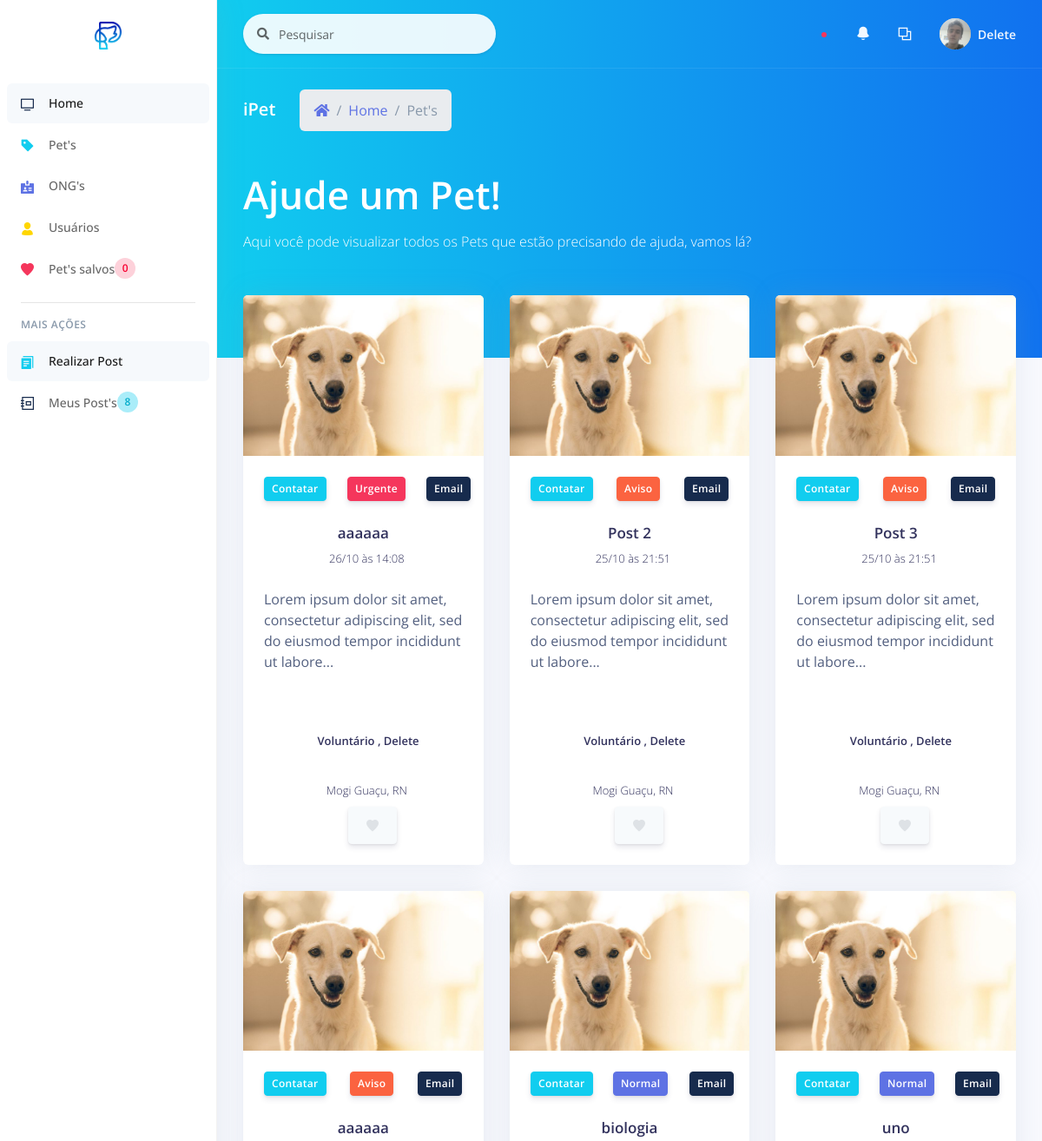
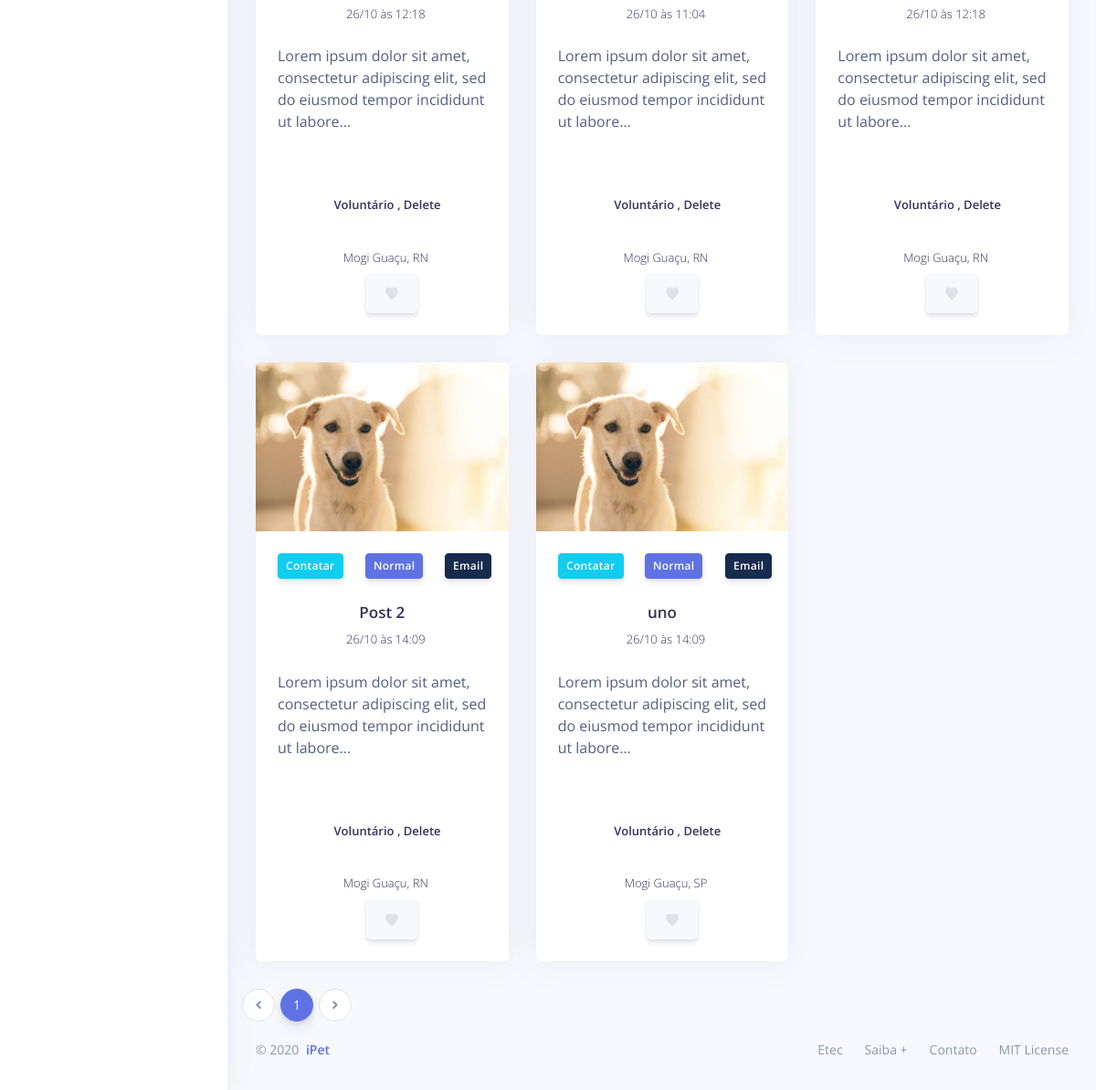
The app's page /_site/_user/list/list_pets.php (signed in), older data (2 pictures, top to bottom).
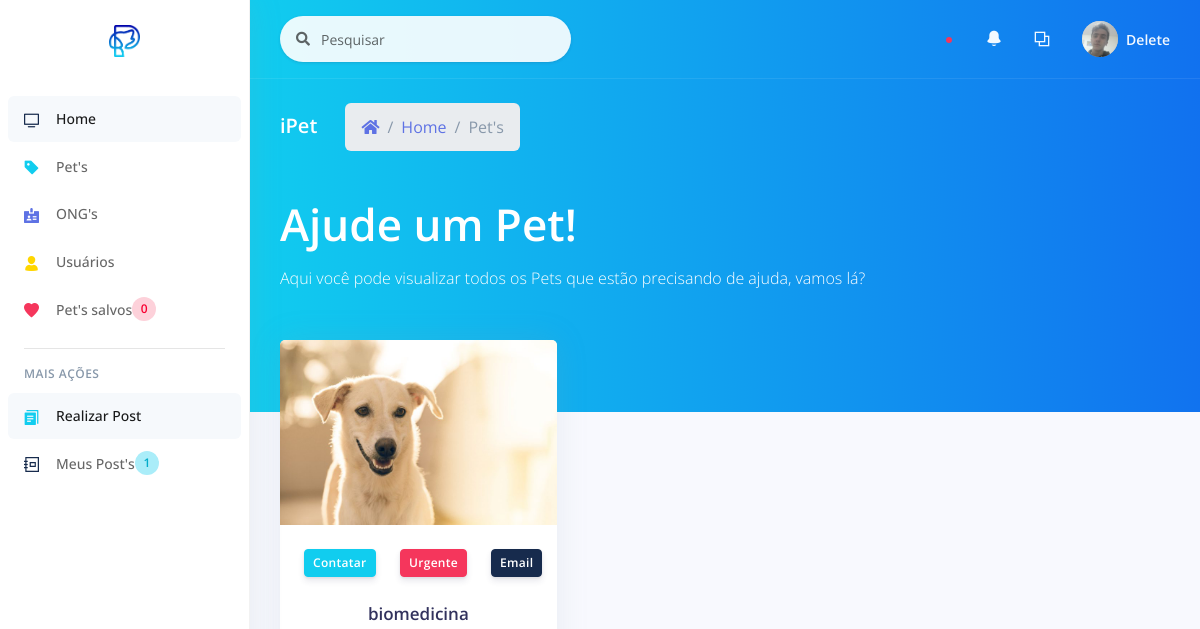
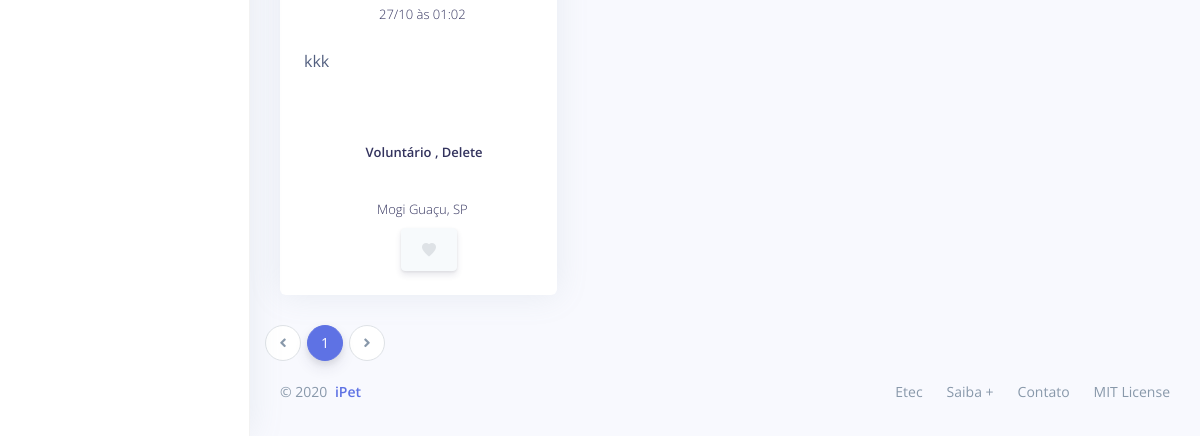
The same page, newer data (2 pictures, top to bottom).
### tables this page shows
CREATE TABLE `post` (
  `id_post` int(11) NOT NULL,
  `id_author` varchar(11) NOT NULL,
  `cpf_author` varchar(20) NOT NULL,
  `ranking_author` int(11) NOT NULL,
  `author` varchar(100) NOT NULL,
  `city_author` varchar(100) NOT NULL,
  `uf` varchar(2) NOT NULL,
  `title` varchar(100) NOT NULL,
  `text` text NOT NULL,
  `telephone` varchar(30) NOT NULL,
  `email` varchar(100) NOT NULL,
  `instagram` varchar(100) DEFAULT NULL,
  `type` int(11) NOT NULL,
  `created_at` varchar(20) NOT NULL,
  `image` varchar(100) NOT NULL,
  `image_author` varchar(100) NOT NULL
);

### _site/_user/list/list_pets.php (the view, shortened to what the changed rows need)
<?php
include_once('../../controller/connect.php');
?>
<!DOCTYPE html>
<html>
<head>
  <?php
    include_once "../../assets/components/styles.php";
  ?>
</head>
<body>
  <?php
    include_once "../components/sidenav.php";
  ?>
  <div class="main-content" id="panel">
    <div class="header bg-gradient-info pb-6">
      <div class="container-fluid">
        <div class="header-body">
          <div class="row">
            <div class="col">
            <h1 class="display-2 text-white">Ajude um Pet!</h1>
            </div>
          </div>
        </div>
      </div>
    </div>
    <div class="container-fluid mt--6">
                <?php
                  $num_page_itens = 9;
                  $page = (isset($_GET['page']))? $_GET['page'] : 1;
                  $sql_num_post = "SELECT * FROM post";
                  $res_num_post = mysqli_query($con, $sql_num_post);
                  $init = ($num_page_itens*$page)-$num_page_itens;
                  $sql_post = "SELECT * FROM post ORDER BY type DESC LIMIT $init, $num_page_itens";
                  $res_post = mysqli_query($con, $sql_post);
                  $array_post = mysqli_fetch_assoc($res_post);
                  $quanty_posts = mysqli_num_rows($res_num_post);
                  $num_pages = ceil($quanty_posts/$num_page_itens);
                ?>
      <div class="row">
      <?php
        if($quanty_posts):
        do{
      ?>
        <div class="col-xl-4 order-xl-2">
          <div class="card card-profile">
            <img src="<?= PUBLICO . 'img/posts/' . $array_post['image']; ?>" alt="Imagem de perfil" class="card-img-top">
            <div class="card-header text-center border-0 pt-8 pt-md-4 pb-0 pb-md-4">
              <div class="d-flex justify-content-between">
                <button type="button" data-toggle="modal" class="btn btn-sm btn-info  mr-4" data-target="#modalContatar<?= $array_post['id_post']; ?>">Contatar</button>
                <button type="button" data-toggle="modal" class="btn btn-sm btn-<?php
                  if($array_post['type'] == 3){
                    echo "danger";
                  } elseif ($array_post['type'] == 2) {
                    echo "warning";
                  } else{
                    echo "primary";
                  }
                ?>  mr-4" data-target="<?php
                if($array_post['type'] == 3){
                  echo "#modal-notification-danger" . $array_post['id_post'];
                } elseif ($array_post['type'] == 2) {
                  echo "#modal-notification-warning" . $array_post['id_post'];
                } else{
                  echo "#modal-notification-primary" . $array_post['id_post'];
                }
              ?>
                ">
                <?php
                  if($array_post['type'] == 3){
                    echo "Urgente";
                  } elseif ($array_post['type'] == 2) {
                    echo "Aviso";
                  } else{
                    echo "Normal";
                  }
                ?>
                </button>
                <button type="button" data-toggle="modal" class="btn btn-sm btn-default float-right" data-target="#modalEmail<?= $array_post['id_post']; ?>">Email</button>
              </div>
            </div>
            <div class="card-body pt-0">
              <div class="text-center">
                <h5 class="h3">
                  <?= $array_post['title']; ?>
                </h5>
                <div class="h5 font-weight-300">
                <?php
                $date = date_create($array_post['created_at']);
                ?>
                  <i class="ni location_pin mr-2"></i><?= date_format($date, 'd/m') . " às " . date_format($date, 'H:i') ?>
                </div>
              </div>
              <div class="row">
                <div class="col">
                  <div class="card-profile-stats d-flex">
                  <?php
                  $string = strip_tags($array_post['text']);
                  if (strlen($string) > 100) {
                      $stringCut = substr($string, 0, 100);
                      $endPoint = strrpos($stringCut, ' ');
                      $string = $endPoint? substr($stringCut, 0, $endPoint) : substr($stringCut, 0);
                      $string .= '...';
                  }
                  echo $string;
                  ?>
                  </div>
                </div>
              </div>
              <div class="row">
                <div class="col">
                  <div class="card-profile-stats d-flex justify-content-center">
                  <div class="h5 mt-4">
                  <?php
                    if($array_post['ranking_author'] == 1){
                      echo "Voluntário";
                    } elseif ($array_post['ranking_author'] == 2) {
                      echo "ONG";
                    } elseif ($array_post['ranking_author'] == 3) {
                      echo "Administrador";
                    } else {
                      echo "Oops, ocorreu um erro...";
                    }
                  ?> , <?= $array_post['author']; ?>
                  </div>
                  </div>
                </div>
              </div>
              <div>
                  <div class="text-center">
                  <div class="h5 font-weight-300">
                    <i class="ni location_pin mr-2"></i><?= $array_post['city_author'] . ", " . $array_post['uf']; ?>
                  </div>
                  </div>
                </div>
              <div class="row justify-content-center">
                <div class="col col-lg-3 order-lg-2">
                  <button class="btn btn-icon btn-secondary" type="button">
                    <a href="<?= BASE . '_site/_user/edit/edit_fav_set.php?id=' . $array_post['id_post']; ?>"><span class="btn-inner--icon">
                      <?= "<a href='" . BASE . "_site/_user/edit/edit_fav_set.php?id=" . $array_post['id_post'] . "' ><span class='btn-inner--icon'><i class='ni ni-favourite-28' style='color: #dee2e6;'></i></span></a>";?>
                  </button>
                </div>
              </div>
            </div>
          </div>
        </div>
      <?php
        } while($array_post = mysqli_fetch_assoc($res_post));
      ?>
      </div>
      <div class="row">
      <nav aria-label="...">
                    <ul class="pagination">
                      <?php
                        for($i=1;$i<$num_pages+1;$i++){
                          $current = "";
                          if($page == $i){
                            $current = "active";
                          }
                      ?>
                      <li class="page-item <?= $current; ?>"><a class="page-link" href="list_pets.php?page=<?= $i; ?>"><?= $i; ?></a></li>
                      <?php }?>
                    </ul>
              </nav>
      </div>
      <?php endif; ?>
    </div>
  </div>
</body>
</html>

### _site/_user/components/sidenav.php (shortened to what the changed rows need)
<nav class="sidenav navbar navbar-vertical  fixed-left  navbar-expand-xs navbar-light bg-white" id="sidenav-main">
  <div class="scrollbar-inner">
    <div class="navbar-inner">
    <?php
    $id = $_SESSION['user_id'];
    ?>
      <div class="collapse navbar-collapse" id="sidenav-collapse-main">
        <ul class="navbar-nav">
          <li class="nav-item">
          <?php
          $sql_count_post = "SELECT * FROM post WHERE id_author = '$id'";
          $res_count_post = mysqli_query($con, $sql_count_post);
          $count_post = mysqli_num_rows($res_count_post);
          ?>
            <a class="nav-link" href="<?= BASE . '_site/_user/list/list_posts.php';?>">
              <i class="ni ni-collection text-default"></i>
              <span class="nav-link-text">Meus Post's</span>
              <span class="badge badge-md badge-circle badge-floating badge-info border-white"><?= $count_post;?></span>
            </a>
          </li>
        </ul>
      </div>
    </div>
  </div>
</nav>

Row changes from the older to the newer data that the page shows:
removed post: image (picture), type "Urgente", title "aaaaaa", created_at "26/10", created_at "14:08", text "Lorem ipsum dolor sit amet, consectetur adipiscing elit, sed do eiusmod tempor incididunt ut labore...", ranking_author "Voluntário", author "Delete", city_author "Mogi Guaçu", uf "RN"
removed post: image (picture), type "Aviso", title "Post 2", created_at "25/10", created_at "21:51", text "Lorem ipsum dolor sit amet, consectetur adipiscing elit, sed do eiusmod tempor incididunt ut labore...", ranking_author "Voluntário", author "Delete", city_author "Mogi Guaçu", uf "RN"
removed post: image (picture), type "Aviso", title "Post 3", created_at "25/10", created_at "21:51", text "Lorem ipsum dolor sit amet, consectetur adipiscing elit, sed do eiusmod tempor incididunt ut labore...", ranking_author "Voluntário", author "Delete", city_author "Mogi Guaçu", uf "RN"
removed post: image (picture), type "Aviso", title "aaaaaa", created_at "26/10", created_at "12:18", text "Lorem ipsum dolor sit amet, consectetur adipiscing elit, sed do eiusmod tempor incididunt ut labore...", ranking_author "Voluntário", author "Delete", city_author "Mogi Guaçu", uf "RN"
removed post: image (picture), type "Normal", title "biologia", created_at "26/10", created_at "11:04", text "Lorem ipsum dolor sit amet, consectetur adipiscing elit, sed do eiusmod tempor incididunt ut labore...", ranking_author "Voluntário", author "Delete", city_author "Mogi Guaçu", uf "RN"
removed post: image (picture), type "Normal", title "uno", created_at "26/10", created_at "12:18", text "Lorem ipsum dolor sit amet, consectetur adipiscing elit, sed do eiusmod tempor incididunt ut labore...", ranking_author "Voluntário", author "Delete", city_author "Mogi Guaçu", uf "RN"
removed post: image (picture), type "Normal", title "Post 2", created_at "26/10", created_at "14:09", text "Lorem ipsum dolor sit amet, consectetur adipiscing elit, sed do eiusmod tempor incididunt ut labore...", ranking_author "Voluntário", author "Delete", city_author "Mogi Guaçu", uf "RN"
removed post: image (picture), type "Normal", title "uno", created_at "26/10", created_at "14:09", text "Lorem ipsum dolor sit amet, consectetur adipiscing elit, sed do eiusmod tempor incididunt ut labore...", ranking_author "Voluntário", author "Delete", city_author "Mogi Guaçu", uf "SP"
added post: image (picture), type "Urgente", title "biomedicina", created_at "27/10", created_at "01:02", text "kkk", ranking_author "Voluntário", author "Delete", city_author "Mogi Guaçu", uf "SP"
Text that changed along with them:
$count_post: "8" → "1"
